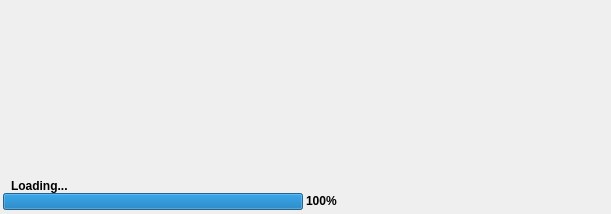
<?xml version="1.0" encoding="UTF-8"?>
<ui version="4.0">
 <class>CDialogSplash</class>
 <widget class="QDialog" name="DialogSplash">
  <property name="windowModality">
   <enum>Qt::ApplicationModal</enum>
  </property>
  <property name="geometry">
   <rect>
    <x>0</x>
    <y>0</y>
    <width>611</width>
    <height>214</height>
   </rect>
  </property>
  <property name="windowTitle">
   <string>Quazaa</string>
  </property>
  <property name="windowIcon">
   <iconset resource="../Resource.qrc">
    <normaloff>:/Resource/Quazaa.png</normaloff>:/Resource/Quazaa.png</iconset>
  </property>
  <property name="styleSheet">
   <string notr="true"/>
  </property>
  <property name="modal">
   <bool>true</bool>
  </property>
  <layout class="QGridLayout" name="gridLayout">
   <property name="margin">
    <number>0</number>
   </property>
   <property name="spacing">
    <number>0</number>
   </property>
   <item row="0" column="0">
    <widget class="QFrame" name="frameSplashBackground">
     <property name="styleSheet">
      <string notr="true">QFrame#frameSplashBackground {
	border: 3px solid transparent;
	border-bottom: 4px solid transparent;
	border-image: url(:/Resource/splash.png);
}</string>
     </property>
     <property name="frameShape">
      <enum>QFrame::StyledPanel</enum>
     </property>
     <property name="frameShadow">
      <enum>QFrame::Raised</enum>
     </property>
     <layout class="QGridLayout" name="gridLayout_2">
      <property name="margin">
       <number>0</number>
      </property>
      <property name="spacing">
       <number>0</number>
      </property>
      <item row="0" column="0">
       <spacer name="verticalSpacer">
        <property name="orientation">
         <enum>Qt::Vertical</enum>
        </property>
        <property name="sizeType">
         <enum>QSizePolicy::Expanding</enum>
        </property>
        <property name="sizeHint" stdset="0">
         <size>
          <width>20</width>
          <height>40</height>
         </size>
        </property>
       </spacer>
      </item>
      <item row="1" column="0">
       <widget class="QLabel" name="labelStatus">
        <property name="sizePolicy">
         <sizepolicy hsizetype="MinimumExpanding" vsizetype="Preferred">
          <horstretch>0</horstretch>
          <verstretch>0</verstretch>
         </sizepolicy>
        </property>
        <property name="palette">
         <palette>
          <active>
           <colorrole role="WindowText">
            <brush brushstyle="SolidPattern">
             <color alpha="255">
              <red>0</red>
              <green>0</green>
              <blue>0</blue>
             </color>
            </brush>
           </colorrole>
           <colorrole role="Button">
            <brush brushstyle="SolidPattern">
             <color alpha="0">
              <red>0</red>
              <green>0</green>
              <blue>0</blue>
             </color>
            </brush>
           </colorrole>
           <colorrole role="Text">
            <brush brushstyle="SolidPattern">
             <color alpha="255">
              <red>0</red>
              <green>0</green>
              <blue>0</blue>
             </color>
            </brush>
           </colorrole>
           <colorrole role="ButtonText">
            <brush brushstyle="SolidPattern">
             <color alpha="255">
              <red>0</red>
              <green>0</green>
              <blue>0</blue>
             </color>
            </brush>
           </colorrole>
           <colorrole role="Base">
            <brush brushstyle="SolidPattern">
             <color alpha="0">
              <red>0</red>
              <green>0</green>
              <blue>0</blue>
             </color>
            </brush>
           </colorrole>
           <colorrole role="Window">
            <brush brushstyle="SolidPattern">
             <color alpha="0">
              <red>0</red>
              <green>0</green>
              <blue>0</blue>
             </color>
            </brush>
           </colorrole>
          </active>
          <inactive>
           <colorrole role="WindowText">
            <brush brushstyle="SolidPattern">
             <color alpha="255">
              <red>0</red>
              <green>0</green>
              <blue>0</blue>
             </color>
            </brush>
           </colorrole>
           <colorrole role="Button">
            <brush brushstyle="SolidPattern">
             <color alpha="0">
              <red>0</red>
              <green>0</green>
              <blue>0</blue>
             </color>
            </brush>
           </colorrole>
           <colorrole role="Text">
            <brush brushstyle="SolidPattern">
             <color alpha="255">
              <red>0</red>
              <green>0</green>
              <blue>0</blue>
             </color>
            </brush>
           </colorrole>
           <colorrole role="ButtonText">
            <brush brushstyle="SolidPattern">
             <color alpha="255">
              <red>0</red>
              <green>0</green>
              <blue>0</blue>
             </color>
            </brush>
           </colorrole>
           <colorrole role="Base">
            <brush brushstyle="SolidPattern">
             <color alpha="0">
              <red>0</red>
              <green>0</green>
              <blue>0</blue>
             </color>
            </brush>
           </colorrole>
           <colorrole role="Window">
            <brush brushstyle="SolidPattern">
             <color alpha="0">
              <red>0</red>
              <green>0</green>
              <blue>0</blue>
             </color>
            </brush>
           </colorrole>
          </inactive>
          <disabled>
           <colorrole role="WindowText">
            <brush brushstyle="SolidPattern">
             <color alpha="255">
              <red>0</red>
              <green>0</green>
              <blue>0</blue>
             </color>
            </brush>
           </colorrole>
           <colorrole role="Button">
            <brush brushstyle="SolidPattern">
             <color alpha="0">
              <red>0</red>
              <green>0</green>
              <blue>0</blue>
             </color>
            </brush>
           </colorrole>
           <colorrole role="Text">
            <brush brushstyle="SolidPattern">
             <color alpha="255">
              <red>0</red>
              <green>0</green>
              <blue>0</blue>
             </color>
            </brush>
           </colorrole>
           <colorrole role="ButtonText">
            <brush brushstyle="SolidPattern">
             <color alpha="255">
              <red>0</red>
              <green>0</green>
              <blue>0</blue>
             </color>
            </brush>
           </colorrole>
           <colorrole role="Base">
            <brush brushstyle="SolidPattern">
             <color alpha="0">
              <red>0</red>
              <green>0</green>
              <blue>0</blue>
             </color>
            </brush>
           </colorrole>
           <colorrole role="Window">
            <brush brushstyle="SolidPattern">
             <color alpha="0">
              <red>0</red>
              <green>0</green>
              <blue>0</blue>
             </color>
            </brush>
           </colorrole>
          </disabled>
         </palette>
        </property>
        <property name="styleSheet">
         <string notr="true">font-weight: bold;
color: black;
background-color: transparent;
padding-left: 5px;</string>
        </property>
        <property name="text">
         <string>Loading...</string>
        </property>
       </widget>
      </item>
      <item row="2" column="0">
       <widget class="QProgressBar" name="progressBarStatus">
        <property name="sizePolicy">
         <sizepolicy hsizetype="MinimumExpanding" vsizetype="Fixed">
          <horstretch>1</horstretch>
          <verstretch>0</verstretch>
         </sizepolicy>
        </property>
        <property name="minimumSize">
         <size>
          <width>334</width>
          <height>17</height>
         </size>
        </property>
        <property name="maximumSize">
         <size>
          <width>334</width>
          <height>17</height>
         </size>
        </property>
        <property name="styleSheet">
         <string notr="true"> QProgressBar {
	border-image: url(:/Resource/Load bar empty.png);
margin-right: 34px;
max-height: 17px;
min-height: 17px;
max-width: 300px;
min-width: 300px;
font-weight: bold;
     text-align: right;
 }

 QProgressBar::chunk {
	margin-top: 5px;
	margin-left: 4px;
	margin-bottom: 7px;
	margin-right: 7px;
	border-image: url(:/Resource/Load bar full no bg.png);
 }
</string>
        </property>
        <property name="value">
         <number>100</number>
        </property>
       </widget>
      </item>
     </layout>
    </widget>
   </item>
  </layout>
 </widget>
 <resources>
  <include location="../Resource.qrc"/>
 </resources>
 <connections/>
</ui>
